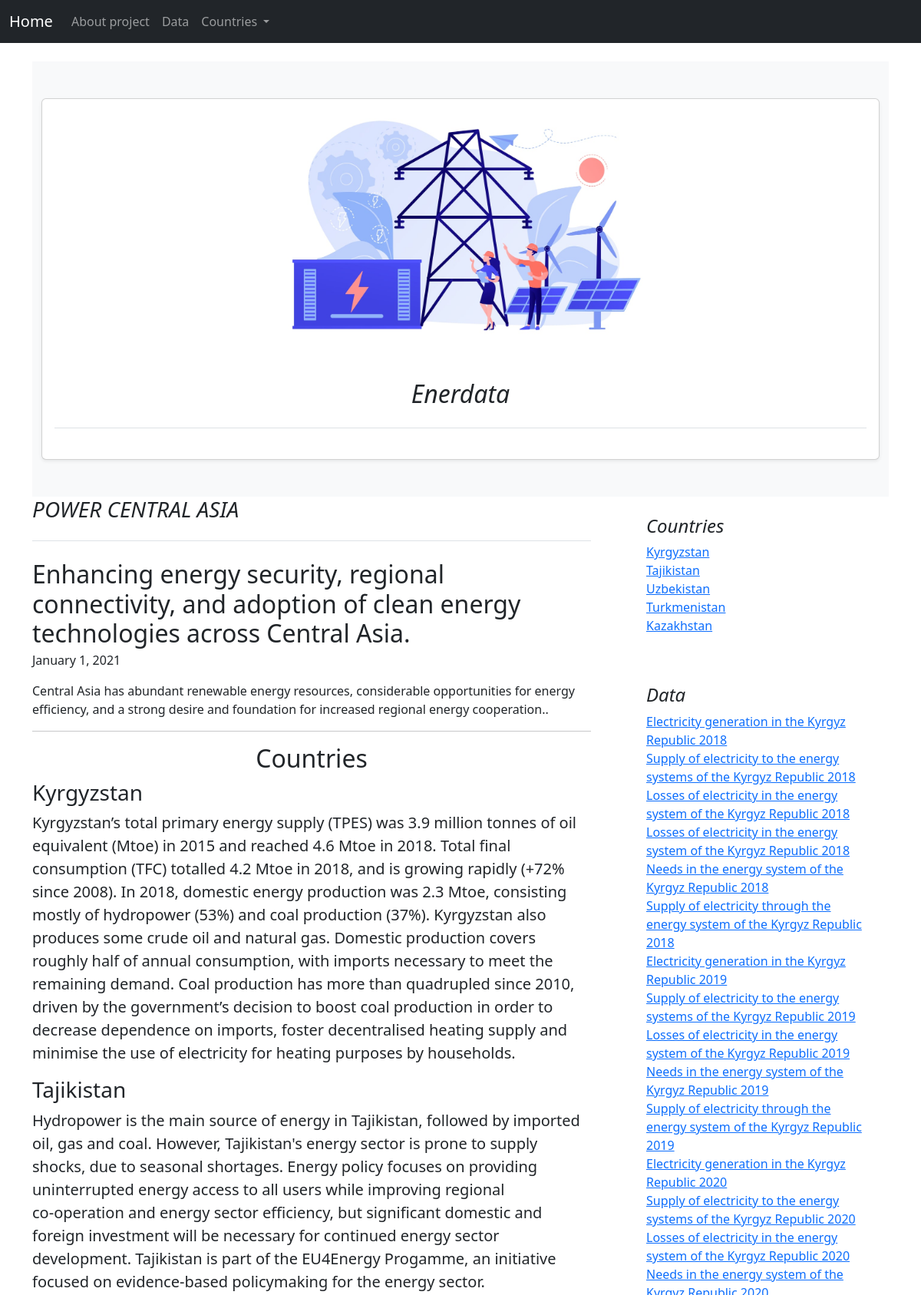
The page / (upper part) on the database its author committed.
### pages/models.py (models this page shows, shortened)
class Country(models.Model):
    country_name = models.CharField(max_length=255, verbose_name='country_name')
    slug = models.SlugField(max_length=255, unique=True, db_index=True, verbose_name="URL")
    capital = models.CharField(max_length=255, verbose_name='capital', blank=True)
    country_area = models.CharField(max_length=255, verbose_name='country_area', blank=True)
    country_population = models.CharField(max_length=255, verbose_name='country_population', blank=True)
    country_currency = models.CharField(max_length=255, verbose_name='country_currency', blank=True)
    about_country = models.TextField(blank=True, verbose_name='about_country', null=True)
    energe_info = models.TextField(blank=True, verbose_name='energe_info', null=True)
    country_photo = models.ImageField(upload_to='photos/%Y/%m/%d/')
    photo_description = models.TextField(blank=True, verbose_name='photo_description', null=True)
    country_photo_1 = models.ImageField(upload_to='photos/%Y/%m/%d/', blank=True)
    photo_description_1 = models.TextField(blank=True, verbose_name='photo_description_1', null=True)
    country_photo_2 = models.ImageField(upload_to='photos/%Y/%m/%d/', blank=True)
    photo_description_2 = models.TextField(blank=True, verbose_name='photo_description_2', null=True)
    country_photo_3 = models.ImageField(upload_to='photos/%Y/%m/%d/', blank=True)
    photo_description_3 = models.TextField(blank=True, verbose_name='photo_description_3', null=True)
    def __str__(self):
        return self.country_name

class Table(models.Model):
    year_choice = []
    for r in range(2000, (datetime.now().year+1)):
        year_choice.append((r,r))
    name = models.CharField(max_length=255, verbose_name='Table name')
    country = models.ForeignKey(Country,  max_length=255, on_delete=models.CASCADE, null=True, blank=True, verbose_name='country_name')
    table_country = models.CharField(max_length=255, verbose_name='table_country', null=True)
    year = models.IntegerField(('year'), choices=year_choice, null=True)
    description = models.TextField(blank=True, verbose_name='description', null=True)
    energy_type = models.CharField(max_length=255, verbose_name='energy_type', null=True)
    slug = models.SlugField(max_length=255, unique=True, db_index=True, verbose_name="URL")
    table_photo = models.ImageField(upload_to='photos/%Y/%m/%d/', blank=True, null=True)
    photo_description = models.TextField(blank=True, verbose_name='photo_description', null=True)
    table_photo_1 = models.ImageField(upload_to='photos/%Y/%m/%d/', blank=True, null=True)
    photo_description_1 = models.TextField(blank=True, verbose_name='photo_description_1', null=True)
    table_photo_2 = models.ImageField(upload_to='photos/%Y/%m/%d/', blank=True, null=True)
    photo_description_2 = models.TextField(blank=True, verbose_name='photo_description_2', null=True)
    source = models.TextField(blank=True, verbose_name='source', null=True)

### pages/views.py (the view)
# urls.py: path('', views.home, name='home'),
def home(request):
    tables = Table.objects.all()
    items = Item.objects.all()
    data = {
        'tables': tables,
        'items': items,
    }
    return render(request, 'pages/home.html', data)

### pages/templatetags/page_tags.py (called while the page is built)
@register.simple_tag()
def get_country():
    return Country.objects.all()

### templates/pages/home.html (shortened to what this page needs)
{% extends 'base.html' %}
{% load static %}
{% block content %}
{% include 'includes/navbar.html' %}
{% load page_tags %}
{% get_country as country %}
<br>
<main class="container">
    <div class="album py-5 bg-light">
      <div class="container">
        <div class="row row-cols-1 row-cols-sm-2 row-cols-md-1 g-3">
          <div class="col">
            <div class="card shadow-sm">
              <div class="text-center">
                  <img src="media/home1.jpg" class="img-fluid" alt="Responsive image" width="500" height="500" >
                </div>
              <div class="card-body">
                <div class="text-center">
                <p class="card-text"><h2 class="pb-4 mb-4 fst-italic border-bottom">Enerdata</h2></p>
                </div>
              </div>
            </div>
          </div>
        </div>
      </div>
    </div>
    <div class="row g-5">
      <div class="col-md-8">
        <h3 class="pb-4 mb-4 fst-italic border-bottom">
            POWER CENTRAL ASIA
        </h3>
        <article class="blog-post">
          <h2 class="blog-post-title mb-1">Enhancing energy security, regional connectivity, and adoption of clean energy technologies across Central Asia.</h2>
          <p class="blog-post-meta">January 1, 2021 </a></p>
          <p>Central Asia has abundant renewable energy resources, considerable opportunities for energy efficiency, and a strong desire and foundation for increased regional energy cooperation..</p>
          <hr>
            <div class="text-center">
              <h2>Countries</h2>
            </div>
          <blockquote class="blockquote">
          {% for country in country %}
          <h3>{{country.country_name}}</h3>
          <p>{{country.energe_info}}</p>
          {% endfor %}
      </div>
      <div class="col-md-4">
        <div class="position-sticky" style="top: 2rem;">
          <div class="p-4">
            <h4 class="fst-italic">Countries</h4>
            <ol class="list-unstyled">
              {% for i in country %}
              <li><a href="{% url 'country_detail' i.pk %}">{{i}}</a></li>
              {% endfor %}
            </ol>
          </div>
          <div class="p-4">
            <h4 class="fst-italic">Data</h4>
            {% for table in tables %}
            <ol class="list-unstyled mb-0">
              <li><a href="{% url 'table_detail' table.pk %}">{{table.name}}</a></li>
            </ol>
            {% endfor %}
          </div>
        </div>
      </div>
    </div>
  </main>
{% endblock %}

### rows shown on the page
Country: country_name "Kyrgyzstan", energe_info "Kyrgyzstan’s total primary energy supply (TPES) was 3.9 million tonnes of oil equivalent (Mtoe) in 2015 and reached 4.6 Mtoe in 2018. Total final consumption (TFC) totalled 4.2 Mtoe in 2018, and is growing rapidly (+72% since 2008). In 2018, domestic energy production was 2.3 Mtoe, consisting mostly of hydropower (53%) and coal production (37%). Kyrgyzstan also produces some crude oil and natural gas. Domestic production covers roughly half of annual consumption, with imports necessary to meet the remaining demand. Coal production has more than quadrupled since 2010, driven by the government’s decision to boost coal production in order to decrease dependence on imports, foster decentralised…"
Country: country_name "Tajikistan", energe_info "Hydropower is the main source of energy in Tajikistan, followed by imported oil, gas and coal. However, Tajikistan's energy sector is prone to supply shocks, due to seasonal shortages. Energy policy focuses on providing uninterrupted energy access to all users while improving regional co‑operation and energy sector efficiency, but significant domestic and foreign investment will be necessary for continued energy sector development. Tajikistan is part of the EU4Energy Progamme, an initiative focused on evidence-based policymaking for the energy sector."
Country: country_name "Uzbekistan"
Country: country_name "Turkmenistan"
Country: country_name "Kazakhstan"
Table: name "Electricity generation in the Kyrgyz Republic 2018"
Table: name "Supply of electricity to the energy systems of the Kyrgyz Republic 2018"
Table: name "Losses of electricity in the energy system of the Kyrgyz Republic 2018"
Table: name "Losses of electricity in the energy system of the Kyrgyz Republic 2018"
Table: name "Needs in the energy system of the Kyrgyz Republic 2018"
Table: name "Supply of electricity through the energy system of the Kyrgyz Republic 2018"
Table: name "Electricity generation in the Kyrgyz Republic 2019"
Table: name "Supply of electricity to the energy systems of the Kyrgyz Republic 2019"
Table: name "Losses of electricity in the energy system of the Kyrgyz Republic 2019"
Table: name "Needs in the energy system of the Kyrgyz Republic 2019"
Table: name "Supply of electricity through the energy system of the Kyrgyz Republic 2019"
Table: name "Electricity generation in the Kyrgyz Republic 2020"
Table: name "Supply of electricity to the energy systems of the Kyrgyz Republic 2020"
Table: name "Losses of electricity in the energy system of the Kyrgyz Republic 2020"
